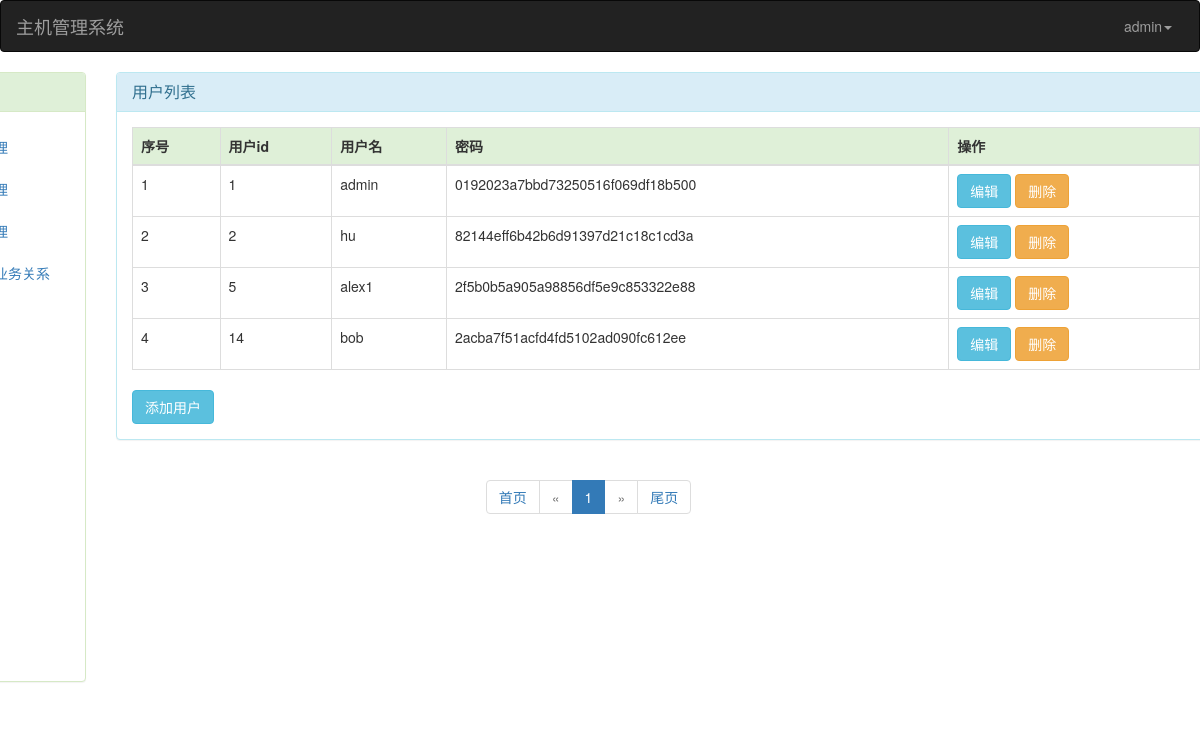
Page /show_user/ (signed in) on the committed database.
### app01/models.py (models this page shows)
class User(models.Model):
    id = models.AutoField(primary_key=True)
    username=models.CharField(max_length=32,unique=True)
    password=models.CharField(max_length=32)
    services=models.ManyToManyField(to="Service",related_name="user")

### app01/views.py (the view)
# urls.py: url(r'^show_user/$', views.show_user),
@login_check
def show_user(request):
    current_user = request.session.get("user", None)  # 获取用户名
    data = models.User.objects.all()
    total_count=data.count()
    current_page=request.GET.get("page")
    page_obj = mypage.MyPage(current_page, total_count, url_prefix="show_user")
    range = data[page_obj.start:page_obj.end]  # 从开始到结束
    page_html = page_obj.page_html()
    page_num = page_obj.num()
    return render(request, "user/show_user.html", {"v": current_user, "data": range,"page_html":page_html,"num":page_num})

### app01/mypage.py (called while the page is built)
    @property
    def start(self):
        return (self.current_page - 1) * self.per_page

    @property
    def end(self):
        return self.current_page * self.per_page

    def num(self):
        return (self.current_page-1)*self.per_page

### app01/views.py (called while the page is built)
def login_check(func):
    @wraps(func)
    def inner(request, *args, **kwargs):
        next_url = request.path_info
        if request.session.get('user'):
            return func(request, *args, **kwargs)
        else:
            return redirect("/login/?next_url={}".format(next_url))
    return inner

### templates/user/show_user.html (shortened to what this page needs)
{% extends "mother.html" %}
{% block page-css %}
    <link rel="stylesheet" href="/static/bootstrap-3.3.7/css/bootstrap.min.css">
    <link rel="stylesheet" href="/static/user.css">
{% endblock %}
{% block page-main %}
    <div class="col-md-10">
        <div class="panel panel-info" id="show_user">
            <div class="panel-heading">
                <h3 class="panel-title">用户列表</h3>
            </div>
            <div class="panel-body">
                <table class="table table-hover table-bordered">
                    <thead>
                    <tr class="success">
                        <th>序号</th>
                        <th>用户id</th>
                        <th>用户名</th>
                        <th>密码</th>
                        <th>操作</th>
                    </tr>
                    </thead>
                    {% for obj in data %}
                        <tr>
                            <td>{{ forloop.counter|add:num }}</td>
                            <td>{{ obj.id }}</td>
                            <td>{{ obj.username }}</td>
                            <td>{{ obj.password }}</td>
                            <td>
                                <a href="/edit_user/?id={{ obj.id }}" class="btn btn-info">编辑</a>
                                <a href="/del_user/?id={{ obj.id }}" class="btn btn-warning">删除</a>
                            </td>
                        </tr>
                    {% endfor %}
                </table>
                <a class="btn btn-info" href="/add_user/">添加用户</a>
            </div>
        </div>
    {{ page_html|safe }}
    </div>
{% endblock %}

### templates/nav.html (shortened to what this page needs)
<!DOCTYPE html>
<html lang="en">
<head>
</head>
<body>
<nav class="navbar navbar-inverse">
    <div class="container-fluid">
        <div class="navbar-header">
            <a class="navbar-brand" href="#">主机管理系统</a>
        </div>
        <ul class="nav navbar-nav navbar-right">
            <li class="dropdown">
                <a style="width: 90px;height: 40px" href="#" class="dropdown-toggle" data-toggle="dropdown"
                   role="button" aria-haspopup="true" aria-expanded="false">{{ v }}<span class="caret"></span></a>
            </li>
        </ul>
    </div>
</nav>
</body>
</html>

### static/user.css (style rules this page uses)
#show_user { float: left; width: 1100px; }

### rows in the picture
User: username "admin", id "1", password "0192023a7bbd73250516f069df18b500"
User: id "2", username "hu", password "82144eff6b42b6d91397d21c18c1cd3a"
User: id "5", username "alex1", password "2f5b0b5a905a98856df5e9c853322e88"
User: id "14", username "bob", password "2acba7f51acfd4fd5102ad090fc612ee"

### other values in the picture
{{ page_html|safe }} "首页 « 1 » 尾页"
